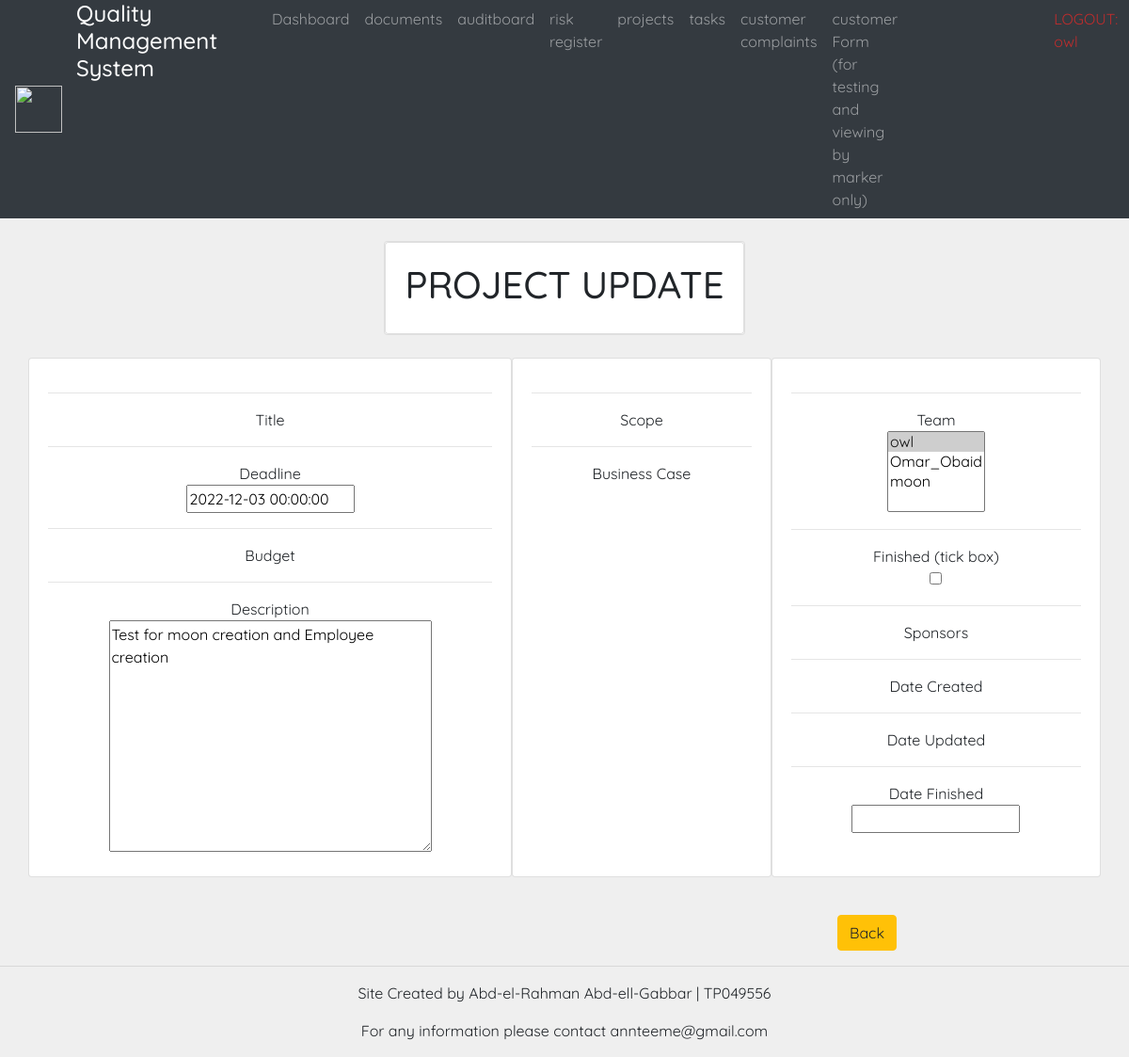
Screenshot of /taskview/3/ (signed in) with the database file from the repository.
### tasks/models.py (models this page shows, shortened)
class Task(models.Model):
    creator = models.ForeignKey(settings.AUTH_USER_MODEL, on_delete=models.NOT_PROVIDED)
    project = models.ForeignKey(PName.Project, null=True, blank=True, on_delete=models.SET_NULL)
    title = models.CharField(max_length=250, null=False)
    description = models.TextField(null=False)
    deadline = models.DateTimeField(null=True, blank=True)
    finished = models.BooleanField(default=False)
    team = models.ManyToManyField(User, related_name='tTeam')
    dateCreated = models.DateTimeField(auto_now_add=True)
    dateUpdated = models.DateTimeField(auto_now_add=True)
    dateFinished = models.DateTimeField(null=True, blank=True)

### tasks/views.py (the view)
# urls.py: path('taskview/<str:pk>/', taskView, name= "taskView"),
@login_required(login_url='login')
def taskView(request, pk):
   tasks = Task.objects.get(id=pk)
   form = TaskCForm(instance=tasks)
   return render(request, 'task_view.html',{'form': form})

### acc/forms.py
class TaskCForm(ModelForm):
    class Meta:
        model = Task
        fields = '__all__'
        exclude = ('creator',)

### tasks/templates/task_view.html (shortened to what this page needs)
{%  extends 'Base.html' %}
{% block content %}
<br>
<div class="row">
	<div class="card mx-auto">
		<div class="card card-body">
			<h1>PROJECT UPDATE</h1>
		</div>
	</div>
</div>
<br>
<div class="container">
	<div class="row">
			<div class="card mb-3 card-body text-center">
				<div id="table-short">
					<form action="" method="POST" id="form1">
						<hr>Title
						<br>{{form.name}}
						<hr>Deadline
						<br>{{form.deadline}}
						<hr>Budget
						<br style="margin-bottom: 63px;">{{form.budget}}
						<hr>Description
						<br>{{form.description}}
				</div>
			</div>
			<div class="card mb-3 card-body text-center">
				<div id="table-short">
						<hr>Scope
						<br>{{form.scope}}
						<hr>Business Case
						<br>{{form.businessCase}}
				</div>
			</div>
			<div class="card mb-3 card-body text-center">
				<div id="table-short">
						<hr>Team
						<br>{{form.team}}
						<hr>Finished (tick box)
						<br>{{form.finished}}
						<hr>Sponsors
						<br>{{form.sponsors}}
						<hr>Date Created
						<br>{{form.dateCreated}}
						<hr>Date Updated
						<br>{{form.dateUpdated}}
						<hr>Date Finished
						<br>{{form.dateFinished}}
				</div>
			</div>
	</div>
</div>
<br>
<div class="row" style="margin-left: 865px;">
			<div id="table-short">
				<a class="btn btn-warning  btn" style="margin-left: 10px;" href="{% url 'projectCreate' %}">Back</a>
		</div>
</div>
{% endblock %}

### templates/navbar.html (shortened to what this page needs)
{% load static %}
<nav class="navbar navbar-expand-lg navbar-dark bg-dark sticky-top py-0">
    <img src="{% static 'images/logo.png' %}" width="50" height="50" alt="">
    <div class="container-fluid">
      <div class="collapse navbar-collapse" id="navbarNav">
        <ul class="navbar-nav">
          <li style="margin-right: 50px; color: white !important;" class="nav-item">
            <h4 aria-current="page">Quality Management System</a>
          </li>
          {% if request.user.is_staff or request.user.is_staff %}
          <li class="nav-item">
            <a class="nav-link" aria-current="page" href="{% url 'home' %}">Dashboard</a>
          </li>
          <li class="nav-item">
            <a class="nav-link" href="{% url 'docboard' %}">documents</a>
          </li>
          <li class="nav-item">
            <a class="nav-link" href="{% url 'auditboard' %}">auditboard</a>
          </li>
          <li class="nav-item">
            <a class="nav-link" href="{% url 'risk' %}">risk register</a>
          </li>
          {% endif %}
          <li class="nav-item">
            <a class="nav-link" href="{% url 'projectCreate' %}">projects</a>
          </li>
          <li class="nav-item">
            <a class="nav-link" href="{% url 'taskCreate' %}">tasks</a>
          </li>
          <li class="nav-item">
            <a class="nav-link" href="{% url 'customerComplaints' %}">customer complaints</a>
          </li>
          <li class="nav-item">
            <a class="nav-link" href="{% url 'cust_form' %}">customer Form (for testing and viewing by marker only)</a>
          </li>
          <li  class="nav-item">
            <a style="margin-left: 150px; color: rgb(189, 45, 45) !important;" class="nav-link" href="{% url 'logout'%}">LOGOUT: {{request.user}}</a>
          </li>
        </ul>
      </div>
    </div>
  </nav>

### static/css/main.css (style rules this page uses)
body { background-color: #efefef; }

### templates/Base.html (style rules this page uses)
body { font-family: 'Quicksand', sans-serif !important; }

### rows the page displays
Task: deadline "2022-12-03 00:00:00", description "Test for moon creation and Employee creation"

### other values shown
{{ request.user }} "owl"
